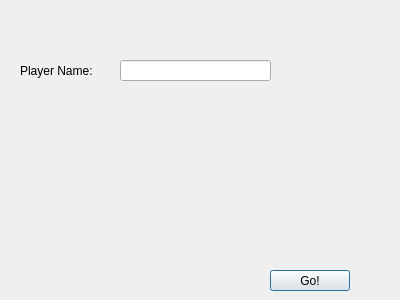
<?xml version="1.0" encoding="UTF-8"?>
<ui version="4.0">
 <class>StartWindow</class>
 <widget class="QDialog" name="StartWindow">
  <property name="geometry">
   <rect>
    <x>0</x>
    <y>0</y>
    <width>400</width>
    <height>300</height>
   </rect>
  </property>
  <property name="windowTitle">
   <string>Dialog</string>
  </property>
  <widget class="QLabel" name="label">
   <property name="geometry">
    <rect>
     <x>20</x>
     <y>60</y>
     <width>101</width>
     <height>21</height>
    </rect>
   </property>
   <property name="text">
    <string>Player Name:</string>
   </property>
  </widget>
  <widget class="QPushButton" name="goButton">
   <property name="geometry">
    <rect>
     <x>270</x>
     <y>270</y>
     <width>80</width>
     <height>21</height>
    </rect>
   </property>
   <property name="text">
    <string>Go!</string>
   </property>
  </widget>
  <widget class="QLineEdit" name="lineEdit">
   <property name="geometry">
    <rect>
     <x>120</x>
     <y>60</y>
     <width>151</width>
     <height>21</height>
    </rect>
   </property>
  </widget>
 </widget>
 <resources/>
 <connections/>
</ui>
